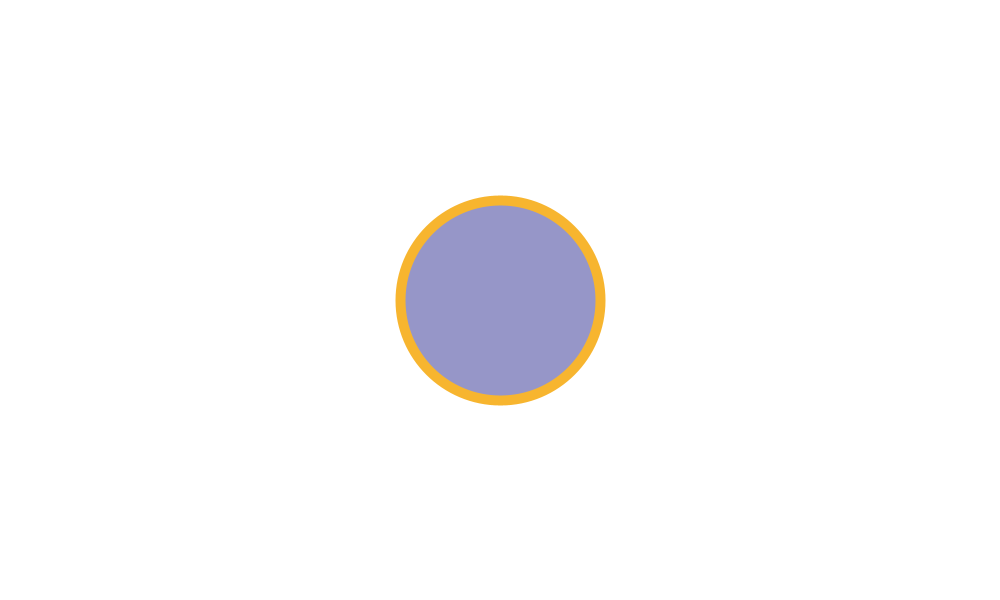
Frame 1 (no input)
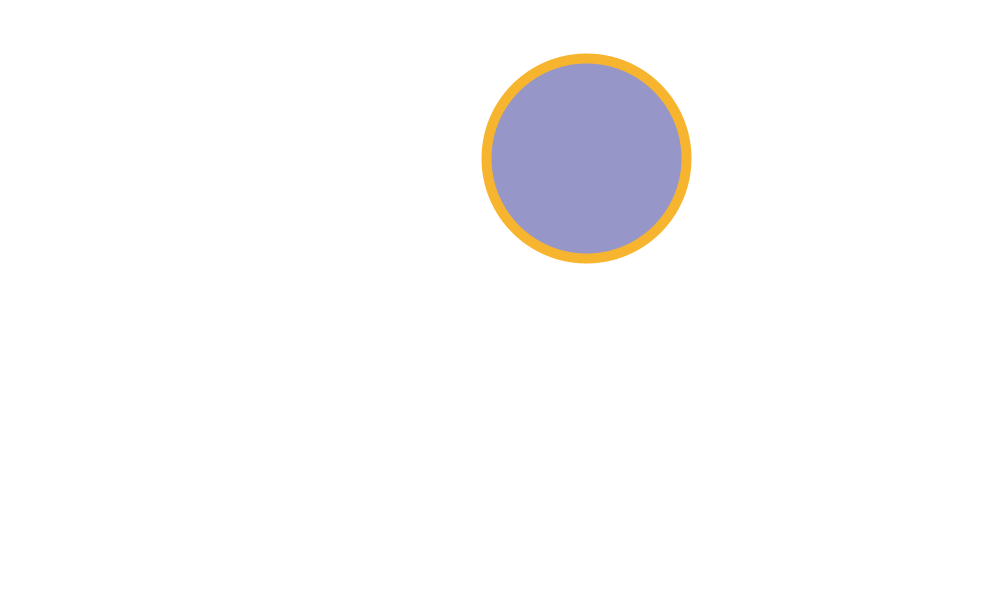
Frame 60 (the mouse pressed at the canvas centre just before this capture)
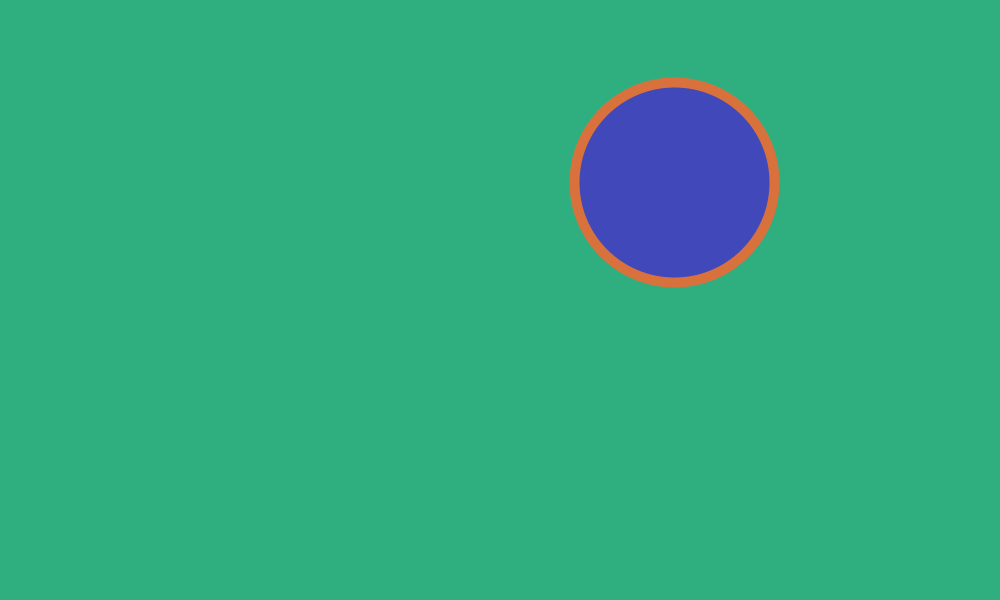
Frame 120 (the mouse held since frame 60 and released just before this capture)

The Processing sketch that drew these frames (run headless with seeded random() and noise(); from frame 60 on, the mouse is pressed at the canvas centre):

// Processing sketch: bouncing_ball
// ── bouncing_ball.pde
//first we need to declare vectors (a type of data that will hold 2 numbers, x and y)
PVector myPosition;
PVector speed;

//colors are a type of data that hold three numbers (r, g, b)
color backgroundColor;
color fillColor;
color strokeColor;

void setup() { //runs once
//the size function says how big we want our window to be
  size(1000, 600); 

  //the three numbers inside background are the RGB representation of a color
  //R = red (0 is no red, 255 is maximum red)
  //Green
  //Blue
  backgroundColor = color(255, 255, 255);
  background(backgroundColor);

  fillColor = color(150, 150, 200);
  strokeColor = color(247, 181, 47);

  //a vector represents a position or a motion
  //a vector is a convenient way to hold several numbers together
  myPosition = new PVector(width/2, height/2);
  speed = new PVector(random(-5, 5), random(-5, 5));

}


void draw() { //runs every frame
//we redraw the background at every frame to create an animation effect
  background(backgroundColor);

  fill(fillColor); //this fills the circle with the given color
  stroke(strokeColor); //this colors the border to the circle
  strokeWeight(10); //this controls the thickness of the border

  ellipse(myPosition.x, myPosition.y, 200, 200); //parameter or arguments
  myPosition.x += speed.x;
  myPosition.y += speed.y;


  //BOUNCING BALL

  //this if statement check if we're about to bounce
  //100 is half the diameter, which is the radius
  if (myPosition.x + 100 > width || myPosition.x - 100 < 0) { 
    //here we invert the speed to make the ball bounce
    speed.x *= -1;

    //these two lines below pick a color at random for the stroke and the fill
    fillColor = color(random(50, 100), random(50, 100), random(100, 255));
    strokeColor = color(random(200, 250), random(100, 250), random(30, 180));
  }

  if (myPosition.y + 100 > height || myPosition.y - 100 < 0) {
    speed.y *= -1;

    //same thing here
    fillColor = color(random(50, 100), random(50, 100), random(100, 255));
    strokeColor = color(random(200, 250), random(100, 250), random(30, 180));
  }
}


//everything we write inside this is what we want to happen
//when we press the mouse
void mousePressed() {
  
  //we want to pick a color with random red, random green, and random blue
  backgroundColor = color(random(0, 50), random(150, 256), random(0, 150));
}
